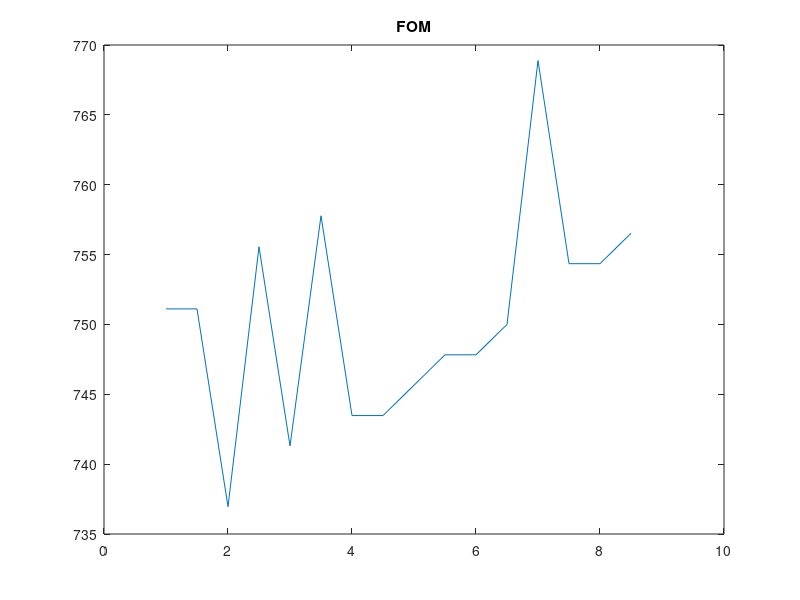
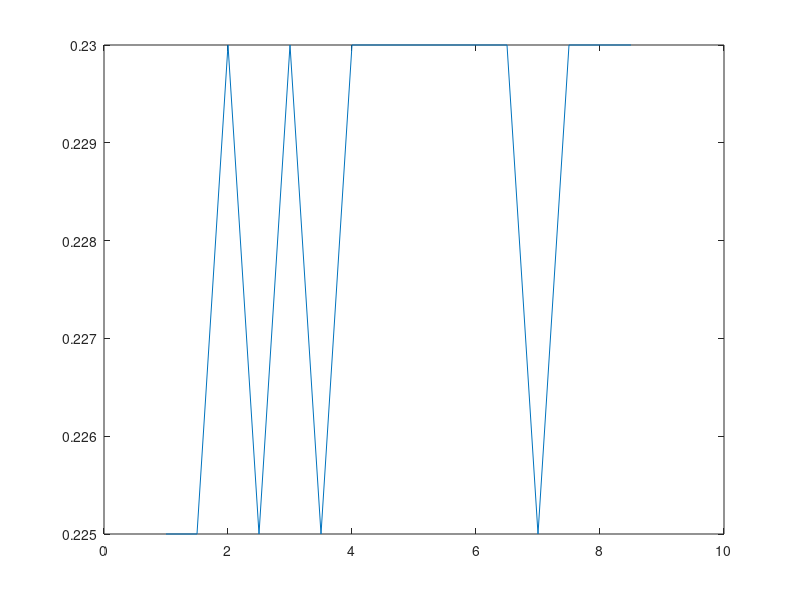
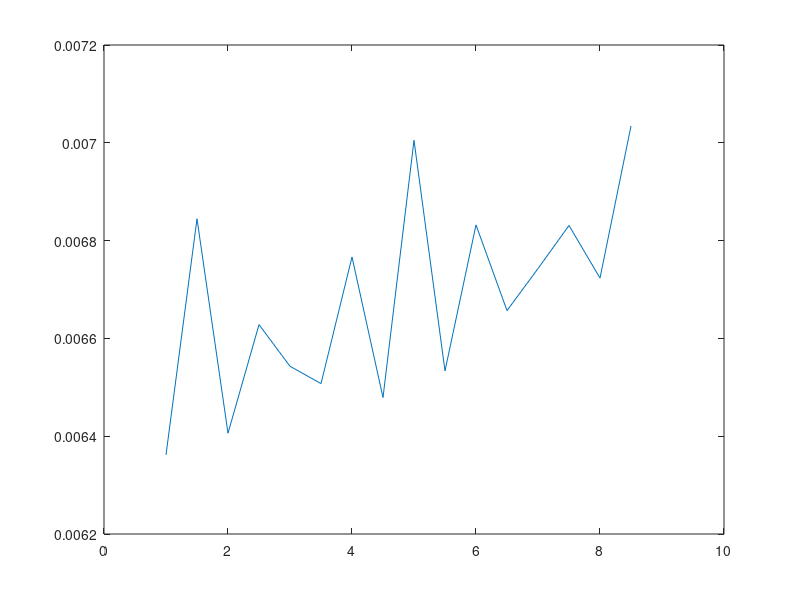

Write MATLAB code to recreate these figures, in order.
length_STO = [1 1.5 2 2.5 3 3.5 4 4.5 5 5.5 6 6.5 7 7.5 8 8.5];
sensitivity = [169 169 169.5 170 170.5 170.5 171 171 171.5 172 172 172.5 173 173.5 173.5 174];
FWHM = [0.225  0.225 0.23 0.225 0.23 0.225 0.23 0.23 0.23 0.23 0.23 0.23 0.225 0.23 0.23 0.23];
FOM = [751.1111 751.1111 736.9565 755.5556 741.3043 757.7778 743.4783 743.4783 745.65 747.8261 747.8261 750 768.889 754.3478 754.3478 756.5217];
Rmin = [0.0063619 0.0068446 0.0064061 0.0066282 0.006543 0.0065076 0.0067664 0.0064791 0.0070051 0.0065336 0.006832 0.0066569 0.0067428 0.0068309 0.0067234 0.0070345];
figure;
plot(length_STO,FOM);
title('FOM');
figure;
plot(length_STO,FWHM);
figure;
plot(length_STO,Rmin);